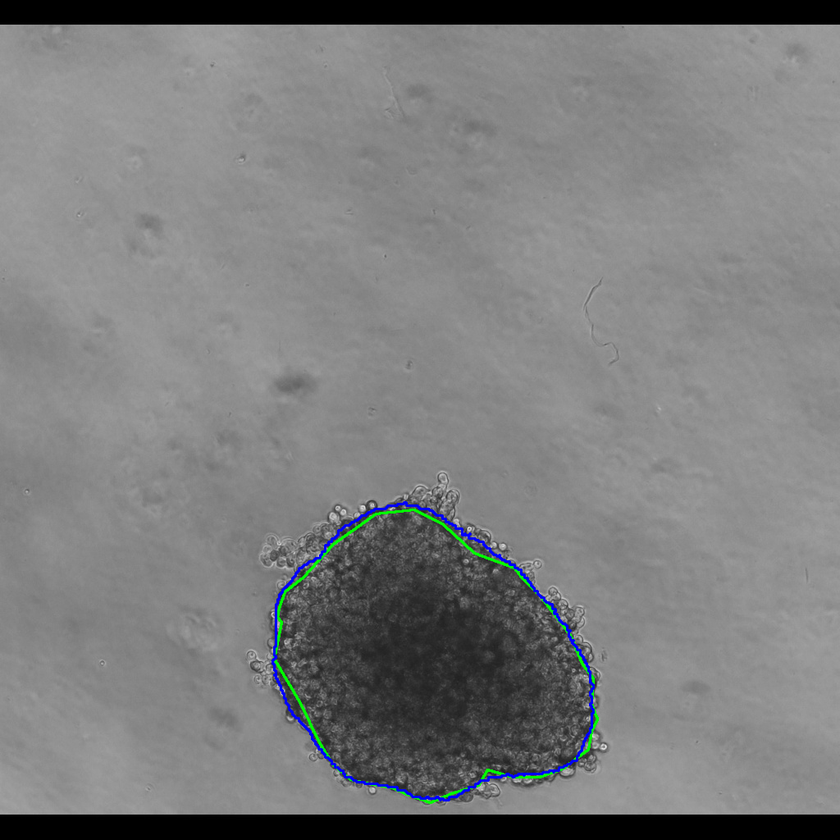
#> input picture code/Trial_pipeline_unet/predictions_unet_resnet34_spheroid/sample_000_overlay.png, 840 x 840 px, shrunk from 1024 x 1024 before the run; its folder holds only this picture in this run
$ python -i glcm_texture.py   (imports and definitions only)   (older library calls are emulated)
#> lines starting #> are read from the running program, lines starting #| are printed output that depends on the picture; after the words box and inside, x2 and y2 are one past the last pixel; in counts of white or black regions, pixels touching at a corner belong together
#!/usr/bin/env python3
"""
Compute Gray-Level Co-occurrence Matrix (GLCM) texture features
inside spheroid regions detected by spheroid_boundary.py
"""

import os
import cv2
import numpy as np
import pandas as pd
import matplotlib.pyplot as plt
from skimage.feature import graycomatrix, graycoprops

# --- Paths ---
HERE = os.path.dirname(os.path.abspath(__file__))
IN_DIR = os.path.join(HERE, "output")       # same input folder as LBP script
OUT_DIR = os.path.join(HERE, "texture_output")
# [1 line not run here, left out]


def extract_spheroid_mask(gray):
    """Generate a binary mask for the spheroid region."""
    blurred = cv2.GaussianBlur(gray, (7, 7), 0)
    _, thresh = cv2.threshold(blurred, 0, 255, cv2.THRESH_BINARY + cv2.THRESH_OTSU)
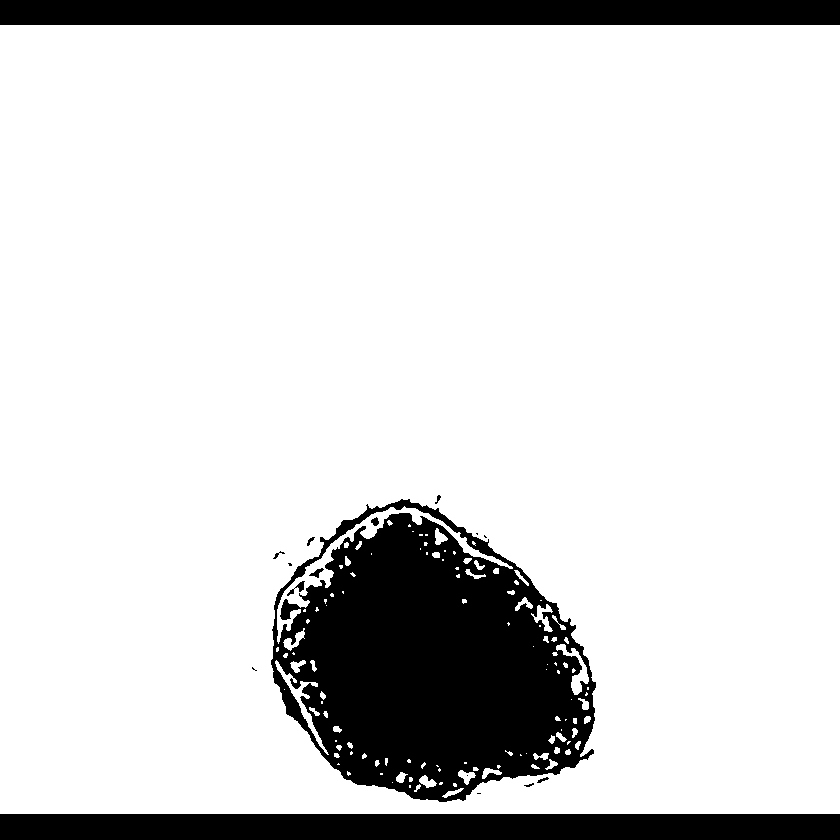
#> thresh: shape (840, 840); 84.9% white; 17 black regions (7 under 20 px), largest, box (x1, y1, x2, y2) and area: (271, 499, 596, 802) 63177, (0, 814, 840, 840) 21840, (0, 0, 840, 25) 21000
    if np.mean(gray[thresh == 255]) > np.mean(gray[thresh == 0]):
        thresh = cv2.bitwise_not(thresh)
#> thresh: shape (840, 840); 15.1% white; 17 white regions (7 under 20 px)
    contours, _ = cv2.findContours(thresh, cv2.RETR_EXTERNAL, cv2.CHAIN_APPROX_SIMPLE)
#> contours = 13 contours, 10 with area under 20; largest, box (x1, y1, x2, y2) and area: (271, 499, 596, 802) 70207, (0, 814, 840, 840) 20975, (0, 0, 840, 25) 20136
    if not contours:
        return None
    contour = max(contours, key=cv2.contourArea)
#> contour = contour of 507 points, box (x1, y1, x2, y2) (271, 499, 596, 802), area 70207
    mask = np.zeros_like(gray, dtype=np.uint8)
    cv2.drawContours(mask, [contour], -1, 255, -1)
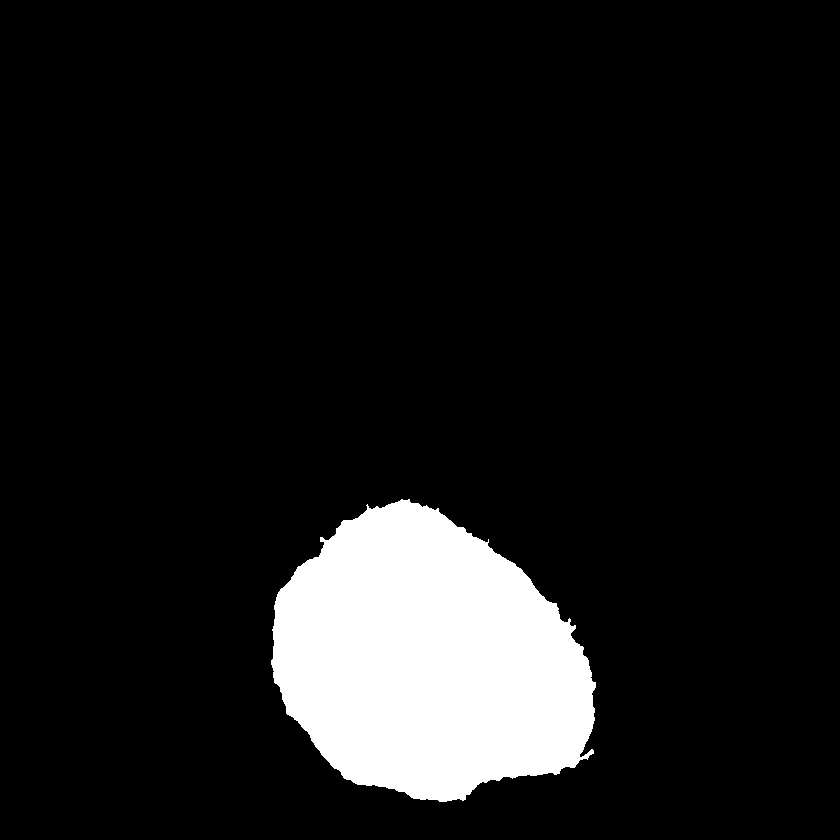
#> mask: shape (840, 840); 10% white; 1 white region, box (x1, y1, x2, y2) and area: (271, 499, 596, 802) 70708
    return mask


def compute_glcm_features(gray, mask):
    """Compute GLCM texture features inside spheroid mask."""
    # Crop to masked region to save compute time
    coords = cv2.findNonZero(mask)
#> coords = contour of 70708 points, box (x1, y1, x2, y2) (271, 499, 596, 802), area 494
    x, y, w, h = cv2.boundingRect(coords)
#> x = 271; y = 499; w = 325; h = 303
    roi = gray[y:y+h, x:x+w]
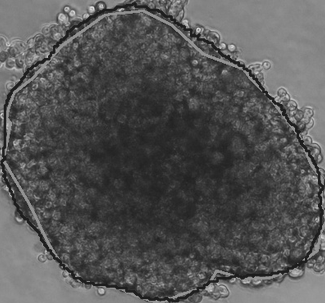
#> roi: shape (303, 325); min 20, max 222, mean 84.6
    roi_mask = mask[y:y+h, x:x+w]
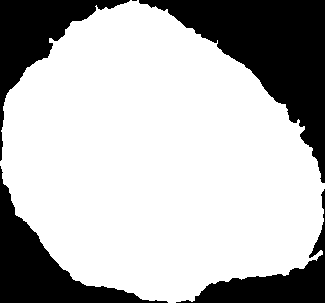
#> roi_mask: shape (303, 325); 71.8% white; 5 black regions (1 under 20 px), largest, box (x1, y1, x2, y2) and area: (139, 0, 325, 183) 12399, (0, 166, 168, 303) 6120, (0, 0, 130, 161) 5337, (176, 189, 325, 303) 3906

    # Apply mask
    roi_masked = cv2.bitwise_and(roi, roi, mask=roi_mask)
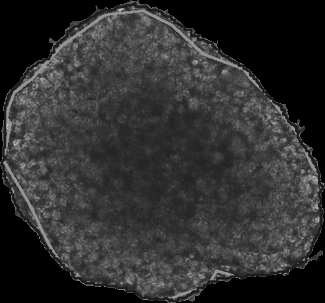
#> roi_masked: shape (303, 325); min 0, max 204, mean 47.5

    # Reduce gray levels for smaller GLCM (recommended)
    roi_scaled = (roi_masked / 8).astype(np.uint8)  # 0–31 levels
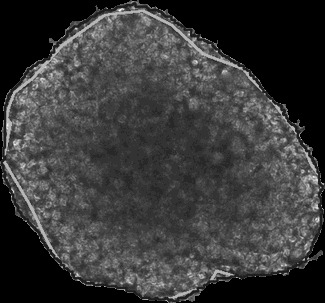
#> roi_scaled: shape (303, 325); min 0, max 25, mean 5.6; drawn with min black and max white

    # Compute GLCM at several angles & distance = 1
    glcm = graycomatrix(roi_scaled, distances=[1],
                        angles=[0, np.pi/4, np.pi/2, 3*np.pi/4],
                        levels=32, symmetric=True, normed=True)

    # Extract statistical features averaged across angles
    features = {
        'Contrast': graycoprops(glcm, 'contrast').mean(),
        'Dissimilarity': graycoprops(glcm, 'dissimilarity').mean(),
        'Homogeneity': graycoprops(glcm, 'homogeneity').mean(),
        'Energy': graycoprops(glcm, 'energy').mean(),
        'Correlation': graycoprops(glcm, 'correlation').mean(),
        'ASM': graycoprops(glcm, 'ASM').mean()
    }
#> features = {'Contrast': 3.7, 'Dissimilarity': 0.925, 'Homogeneity': 0.704, 'Energy': 0.305, 'Correlation': 0.901, 'ASM': 0.0933}

    # Optional: compute entropy manually
    entropy = -np.sum(glcm * np.log2(glcm + 1e-10))
#> entropy = 20.47
    features['Entropy'] = entropy

    return features, glcm


def process_image(img_path):
    gray = cv2.imread(img_path, cv2.IMREAD_GRAYSCALE)
    if gray is None:
        print(f"⚠️  Cannot read {img_path}")
        return None

    mask = extract_spheroid_mask(gray)
    if mask is None:
        print(f"⚠️  No spheroid found in {img_path}")
        return None

    features, glcm = compute_glcm_features(gray, mask)
#> features = {'Contrast': 3.7, 'Dissimilarity': 0.925, 'Homogeneity': 0.704, 'Energy': 0.305, 'Correlation': 0.901, 'ASM': 0.0933, 'Entropy': 20.47}
    base = os.path.splitext(os.path.basename(img_path))[0]

    # --- Visualization (optional) ---
    plt.figure(figsize=(10, 4))
    plt.subplot(1, 2, 1)
    plt.imshow(gray, cmap='gray')
    plt.imshow(mask, cmap='jet', alpha=0.3)
    plt.title(f"Spheroid Mask – {base}")

    plt.subplot(1, 2, 2)
    plt.imshow(glcm[:, :, 0, 0], cmap='inferno')
    plt.title("GLCM (0° direction)")
    plt.colorbar(label='Co-occurrence probability')
    plt.tight_layout()
    plt.show()
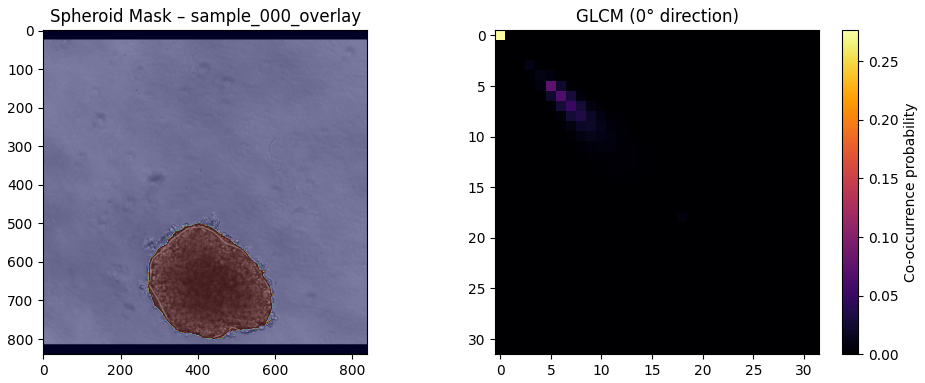
#> figure drawn by matplotlib, 3 panels

    print(f"✅ Processed {base}")
    return {'Image': base, **features}


def main():
    imgs = [f for f in os.listdir(IN_DIR) if f.lower().endswith(".jpg")]
    if not imgs:
        print(f"⚠️  No images found in {IN_DIR}")
        return

    all_results = []
    for img in imgs:
        result = process_image(os.path.join(IN_DIR, img))
        if result:
            all_results.append(result)

    if all_results:
        df = pd.DataFrame(all_results)
        csv_path = os.path.join(OUT_DIR, "glcm_features.csv")
        df.to_csv(csv_path, index=False)
        print(f"📊 Saved GLCM features → {csv_path}")

    print("🎉 Finished GLCM texture analysis for all spheroids.")


# [2 lines not run here, left out]

>>> result = process_image('../Trial_pipeline_unet/predictions_unet_resnet34_spheroid/sample_000_overlay.png')
#> result = {'Image': 'sample_000_overlay', 'Contrast': 3.7, 'Dissimilarity': 0.925, 'Homogeneity': 0.704, 'Energy': 0.305, 'Correlation': 0.901, 'ASM': 0.0933, 'Entropy': 20.47}

$ run again, on code/Trial_pipeline_unet/predictions_unet_resnet34_spheroid/sample_001_overlay.png
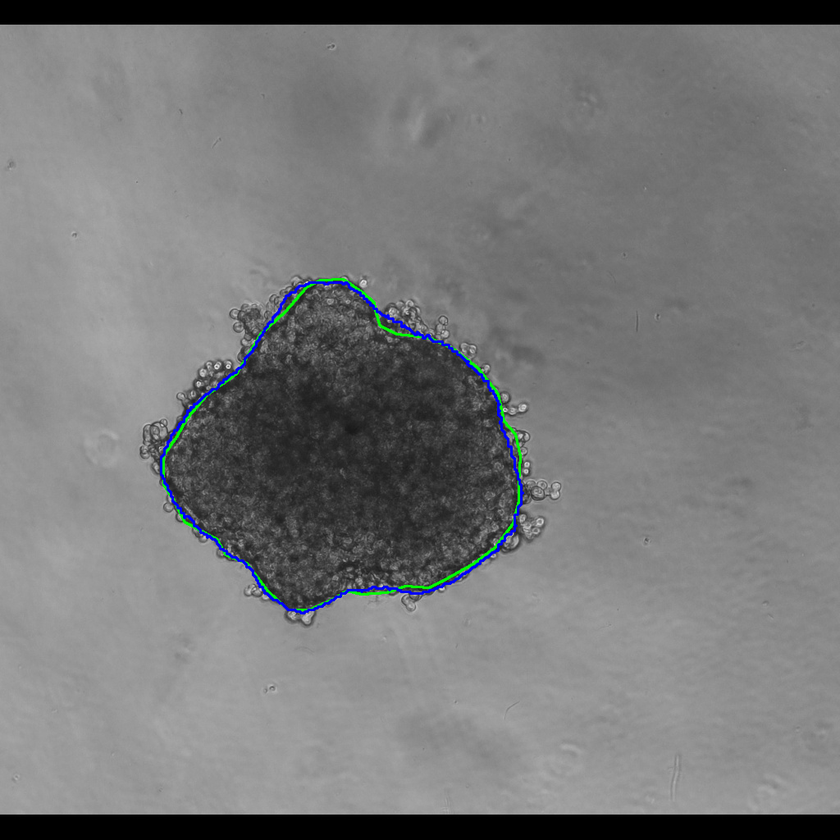
#> input picture code/Trial_pipeline_unet/predictions_unet_resnet34_spheroid/sample_001_overlay.png, 840 x 840 px, shrunk from 1024 x 1024 before the run
#> in extract_spheroid_mask, `_, thresh = cv2.threshold(blurred, 0, 255, cv2.THRESH_BINARY + cv2.THR..`:
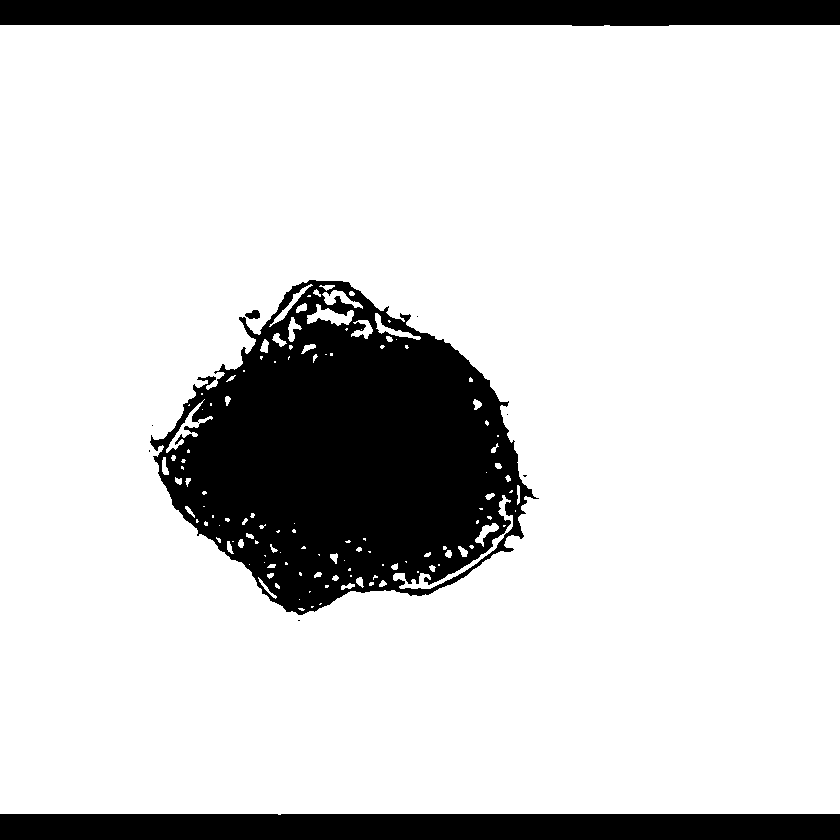
#> thresh: shape (840, 840); 82.9% white; 10 black regions (6 under 20 px), largest, box (x1, y1, x2, y2) and area: (150, 280, 539, 615) 77567, (0, 814, 840, 840) 21837, (0, 0, 840, 26) 21091, (245, 310, 260, 319) 96
#> contours = 10 contours, 6 with area under 20; largest, box (x1, y1, x2, y2) and area: (150, 280, 539, 615) 82658, (0, 814, 840, 840) 20972, (0, 0, 840, 26) 20227, (245, 310, 260, 319) 78
#> contour = contour of 729 points, box (x1, y1, x2, y2) (150, 280, 539, 615), area 82658
#> mask: shape (840, 840); 11.8% white; 1 white region, box (x1, y1, x2, y2) and area: (150, 280, 539, 615) 83320
#> coords = contour of 83320 points, box (x1, y1, x2, y2) (150, 280, 539, 615), area 12166
#> x = 150; y = 280; w = 389; h = 335
#> roi_mask: shape (335, 389); 63.9% white; 4 black regions, box (x1, y1, x2, y2) and area: (166, 0, 389, 218) 15409, (0, 0, 159, 161) 13071, (0, 163, 148, 335) 9757, (153, 216, 389, 335) 8758
#> in compute_glcm_features, `features = { 'Contrast': graycoprops(glcm, 'contrast').mean(), 'Dissim..`: features = {'Contrast': 3.08, 'Dissimilarity': 0.801, 'Homogeneity': 0.737, 'Energy': 0.375, 'Correlation': 0.909, 'ASM': 0.141}
#> entropy = 18.55
#> in process_image, `features, glcm = compute_glcm_features(gray, mask)`: features = {'Contrast': 3.08, 'Dissimilarity': 0.801, 'Homogeneity': 0.737, 'Energy': 0.375, 'Correlation': 0.909, 'ASM': 0.141, 'Entropy': 18.55}
#> in process_image, `plt.show()`:
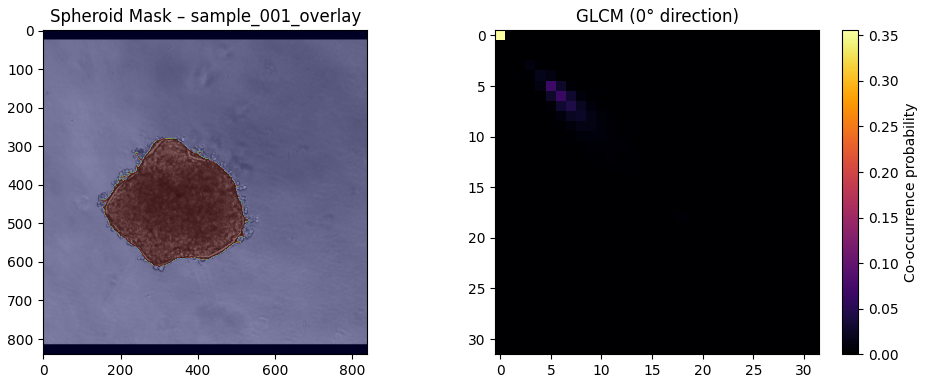
#> figure drawn by matplotlib, 3 panels
#> result = {'Image': 'sample_001_overlay', 'Contrast': 3.08, 'Dissimilarity': 0.801, 'Homogeneity': 0.737, 'Energy': 0.375, 'Correlation': 0.909, 'ASM': 0.141, 'Entropy': 18.55}
